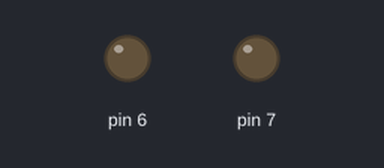
The sketch below on a simulated Arduino Pro Mini, built with avr-gcc and run on an emulated ATmega328P. Shown: output pins drawn as LEDs (lit = HIGH). No radio packets arrive unless stated.

Above: at 0.1 s.
At 1.1 s:
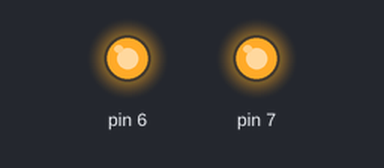
Timing chart, 0 to 3.5 s (numbered marks = the images above):
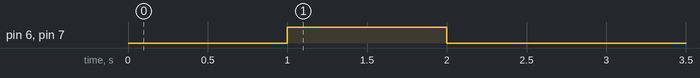

The sketch:

rec37array1with2outs.ino
```cpp
#include <SPI.h>                                          // Подключаем библиотеку  для работы с шиной SPI
#include <nRF24L01.h>                                     // Подключаем файл настроек из библиотеки RF24
#include <RF24.h>                                         // Подключаем библиотеку  для работы с nRF24L01+
//RF24 radio(9, 10);                              // Создаём объект radio   для работы с библиотекой RF24, указывая номера выводов nRF24L01+ (CE, CSN) pro mini
 RF24 radio(10, 9);                                  // Создаём массив для приёма данных

//const uint8_t num_channels = 126;
//uint8_t values[num_channels];
byte x = 255;
void setup(){
    pinMode(6, OUTPUT);
    pinMode(7, OUTPUT);
    digitalWrite(6, 0);
    digitalWrite(7, 0);
    delay(1000);
    digitalWrite(6, 1);
    digitalWrite(7, 1);
    delay(1000);
    digitalWrite(6, 0);
    digitalWrite(7, 0);

    delay(1000);
    radio.begin();                                        // Инициируем работу nRF24L01+
    radio.setChannel(5);                                  // Указываем канал приёма данных (от 0 до 127), 5 - значит приём данных осуществляется на частоте 2,405 ГГц (на одном канале может быть только 1 приёмник и до 6 передатчиков)
    radio.setDataRate     (RF24_250KBPS);                   // Указываем скорость передачи данных (RF24_250KBPS, RF24_1MBPS, RF24_2MBPS), RF24_1MBPS - 1Мбит/сек
    radio.setPALevel      (RF24_PA_LOW);                 // Указываем мощность передатчика (RF24_PA_MIN=-18dBm, RF24_PA_LOW=-12dBm, RF24_PA_HIGH=-6dBm, RF24_PA_MAX=0dBm)
    radio.openReadingPipe (1, 0x1234567890LL);            // Открываем 1 трубу с идентификатором 0x1234567890 для приема данных (на ожном канале может быть открыто до 6 разных труб, которые должны отличаться только последним байтом идентификатора)
    radio.startListening  ();                             // Включаем приемник, начинаем прослушивать открытую трубу
//  radio.stopListening   ();                             // Выключаем приёмник, если потребуется передать данные
}
void loop(){

          if(radio.available()){                                // Если в буфере имеются принятые данные
        radio.read(&x, sizeof(x));
    digitalWrite(6, bitRead(x, 2));
    digitalWrite(7, bitRead(x, 3));
    }
}
```
